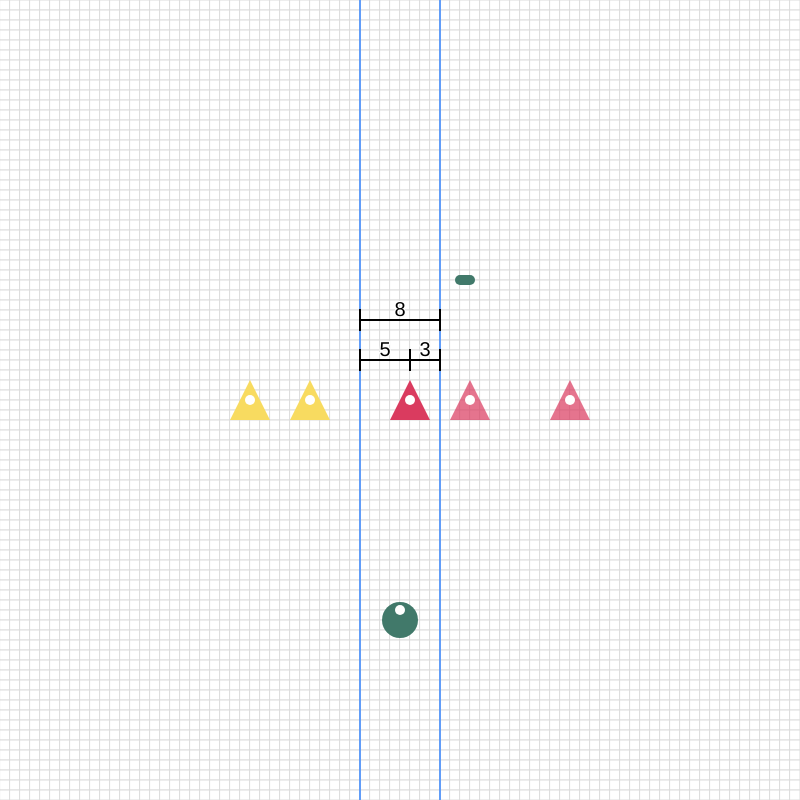
Frame 1 (no input)
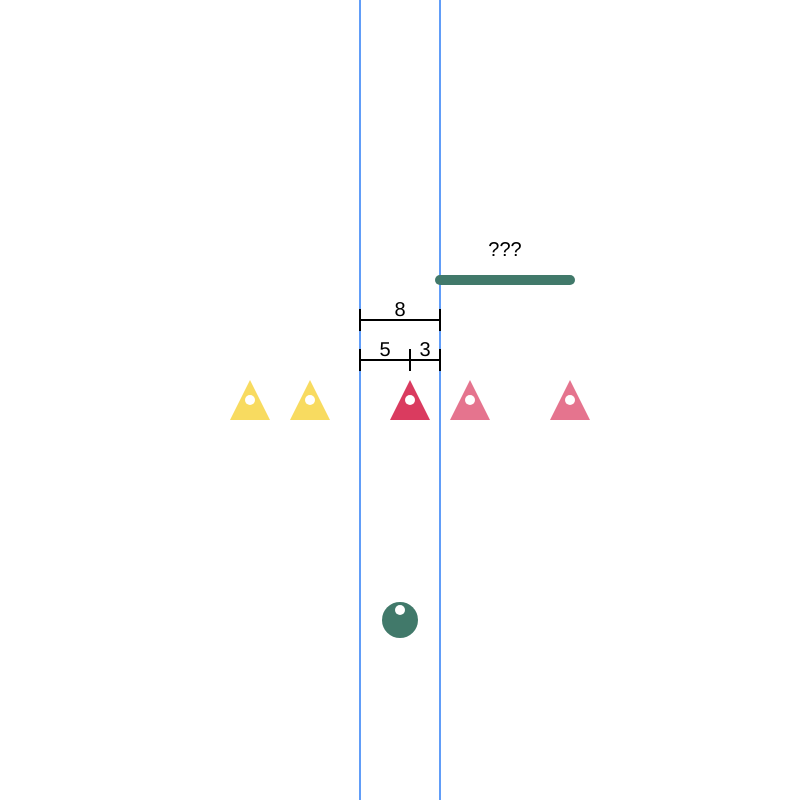
Frame 60 (no input)
Frame 120 (the mouse pressed at the canvas centre since frame 60): identical to frame 60, image omitted

The p5.js sketch that drew these frames (run headless with seeded random() and noise() and a simulated clock; from frame 60 on, the mouse is pressed at the canvas centre):

// p5.js sketch
// ── sketch.js
/* eslint-disable no-undef, no-unused-vars */

const canvasSize = 800; //how big in x and y pixels the canvas is
const gridSpace = 10; //how far apart in pixels each grid square is
const resolution = canvasSize / gridSpace; //how many grid squares we want to draw

const scene = {
  mirrorDistance: 8, //how far in units the mirrors are spaced
  midpointX: canvasSize / 2, //center of the stage
  mirror1X: null, //x cordinate the left mirror runs through vertically
  mirror2X: null, //x cordinate the right mirror runs through vertically
  mirror1: null, //reference to the mirror1 line
  mirror2: null, //reference to the mirror2 line
  observerSize: 40, //how big in X and Y pixels the object is
  observerFill: [65, 121, 106],
  objectSize: 40, //how big in X and Y pixels the object is
  observerYUnitsFromObject: 20,
  objectUnitsFromRightMirror: 3,
  objectGraphics: null,
  reflectionRightGraphics: null,
  reflectionRightFill: [218, 59, 95, 180],
  reflectionLeftGraphics: null,
  reflectionLeftFill: [248, 219, 96],
  numReflections: 2,
  dimensionWeight: 2,
  dimensionColor: 255,
  dimensionIncrementY: 40, //the Y distance in pixels each set of dimension lines is apart from the last
  dimensionTextSize: 20,
  dimensionAscenderY: 10, //how much each vertical dimension line rises or falls in pixels
  pivotFill: [65, 121, 106],
  pivotWeight: 10,
  animationIncrement: 10,
};

let dimYIndex = 1; //keeps track of the current set of dimensions to ensure they are spaced out evenly vertically
const dimensions = []; //holds all of the data to draw dimensions

let pivot; //holds the data to draw a pivoting line
let needsUpdate = true;
let pivotLength, pivotStartX, pivotEndX, pivotStartY, pivotEndY, finalX;
let curPivotLength = 0;
let pivotDrawStage = 0;
let curReflectLineLength = 0;
let finalReflectLineLength = 0;
let drawGrid = true;

function createGrid() {
  for (let i = 0; i < resolution * resolution; i++) {
    const row = Math.floor(i / resolution);
    const col = i % resolution;
    stroke(220);
    strokeWeight(1);
    fill(255);
    rect(row * gridSpace, col * gridSpace, gridSpace, gridSpace);
  }
}

function createMirrors() {
  scene.midpointX = canvasSize / 2;
  scene.mirror1X = scene.midpointX - (scene.mirrorDistance / 2) * gridSpace;
  scene.mirror2X = scene.midpointX + (scene.mirrorDistance / 2) * gridSpace;
  stroke(97, 157, 248);
  strokeWeight(2);
  scene.mirror1 = line(scene.mirror1X, 0, scene.mirror1X, canvasSize);
  scene.mirror2 = line(scene.mirror2X, 0, scene.mirror2X, canvasSize);
}

function createObserver() {
  const observer = createGraphics(scene.observerSize, scene.observerSize);

  observer.noStroke();
  observer.fill(65, 121, 106);
  observer.circle(
    scene.observerSize / 2,
    scene.observerSize / 2,
    scene.observerSize - 4
  );
  observer.noStroke();
  observer.fill(255);

  observer.circle(
    scene.observerSize / 2,
    scene.observerSize / 2 - scene.observerSize / 4,
    scene.observerSize / 4
  );
  imageMode(CORNER);
  image(
    observer,
    canvasSize / 2 - scene.observerSize / 2,
    canvasSize / 2 + scene.observerYUnitsFromObject * gridSpace
  );
}

function addObject() {
  imageMode(CORNER);
  image(
    scene.objectGraphics,
    scene.mirror2X -
      scene.objectSize / 2 -
      scene.objectUnitsFromRightMirror * gridSpace,
    canvasSize / 2 - scene.objectSize / 2
  );
}

function addObjectReflections() {
  let rPrev = -(scene.mirrorDistance - scene.objectUnitsFromRightMirror);
  let lPrev = -scene.objectUnitsFromRightMirror;

  let reflectRPrev, reflectLPrev;

  for (let i = 0; i < scene.numReflections; i++) {
    //loop through i sets of reflections
    const totalUnitsRight = rPrev + scene.mirrorDistance;
    const totalUnitsLeft = lPrev + scene.mirrorDistance;

    //console.log(totalUnitsRight, totalUnitsLeft, rPrev, lPrev, i);

    const reflectXRight = scene.mirror2X + totalUnitsRight * gridSpace;
    const reflectXLeft = scene.mirror1X - totalUnitsLeft * gridSpace;

    imageMode(CENTER);

    //right image
    image(scene.reflectionRightGraphics, reflectXRight, canvasSize / 2);
    //left image
    image(scene.reflectionLeftGraphics, reflectXLeft, canvasSize / 2);

    if (i === 0 && !dimensions.length) {
      //right dimensions
      dimensions.push({
        attachXStart: scene.mirror2X,
        attachXEnd: reflectXRight,
        attachY: attachY - scene.dimensionIncrementY,
      });

      //left dimensions
      dimensions.push({
        attachXStart: reflectXLeft,
        attachXEnd: scene.mirror1X,
        attachY: attachY - scene.dimensionIncrementY,
      });
    } else if (i === 1 && !pivot) {
      pivot = {
        attachXStart: scene.mirror1X,
        attachXEnd: reflectRPrev,
        attachYStart: attachY - scene.dimensionIncrementY * 3,
        attachYEnd: attachY - scene.dimensionIncrementY * 3,
      };

      pivotLength = pivot.attachXEnd - pivot.attachXStart;
      pivotStartX = pivot.attachXStart;
      pivotEndX = pivot.attachXEnd;
      pivotStartY = pivot.attachYStart;
      pivotEndY = pivot.attachYEnd;
    }

    rPrev = totalUnitsLeft;
    lPrev = totalUnitsRight;
    reflectRPrev = reflectXRight;
    reflectLPrev = reflectXLeft;
  }
  finalX = reflectRPrev;
  drawDimensions();
}

function createObjectGraphics(objectType = "objectGraphics") {
  let objectFill = [218, 59, 95];
  if (objectType === "reflectionRightGraphics") {
    objectFill = scene.reflectionRightFill;
  } else if (objectType === "reflectionLeftGraphics") {
    objectFill = scene.reflectionLeftFill;
  }
  const object = createGraphics(scene.objectSize, scene.objectSize);
  object.noStroke();
  object.fill(objectFill);
  object.triangle(
    scene.objectSize,
    scene.objectSize,
    0,
    scene.objectSize,
    scene.objectSize / 2,
    0
  );

  object.fill(255);
  object.circle(
    scene.objectSize / 2,
    scene.objectSize / 2,
    scene.objectSize / 4
  );
  scene[objectType] = object;
}

function addDimensions() {
  //create the initial dimension data
  attachY = canvasSize / 2;

  const observerX =
    scene.mirror2X - scene.objectUnitsFromRightMirror * gridSpace;

  dimensions.push(
    {
      attachXStart: observerX,
      attachXEnd: scene.mirror2X,
      attachY: attachY - scene.dimensionIncrementY,
    },
    {
      attachXStart: scene.mirror1X,
      attachXEnd: observerX,
      attachY: attachY - scene.dimensionIncrementY,
    }
  );

  dimensions.push({
    attachXStart: scene.mirror1X,
    attachXEnd: scene.mirror2X,
    attachY: attachY - scene.dimensionIncrementY * 2,
  });

  dimYIndex++;
}

function drawPivot() {
  stroke(scene.pivotFill);
  strokeWeight(scene.pivotWeight);
  strokeCap(ROUND);
  if (pivotDrawStage === 0) {
    line(pivotEndX, pivotEndY, pivotEndX - curPivotLength, pivotEndY);
    if (curPivotLength < pivotLength) {
      curPivotLength += scene.animationIncrement;
    } else {
      pivotDrawStage++;
    }
  } else if (pivotDrawStage === 1) {
    line(pivotStartX, pivotStartY, pivotStartX + curPivotLength, pivotEndY);
    if (curPivotLength > 0) {
      curPivotLength -= scene.animationIncrement;
    } else {
      pivotDrawStage++;
    }
  } else if (pivotDrawStage === 2) {
    line(pivotStartX, pivotStartY, pivotStartX - curPivotLength, pivotEndY);
    if (-curPivotLength > -pivotLength) {
      curPivotLength += scene.animationIncrement;
    } else {
      pivotDrawStage++;
    }
  } else if (pivotDrawStage === 3) {
    line(pivotStartX, pivotStartY, pivotStartX - curPivotLength, pivotEndY);
    stroke(0);
    strokeWeight(1);
    line(
      pivotStartX - curPivotLength,
      pivotStartY,
      pivotStartX - curPivotLength,
      pivotStartY + curReflectLineLength
    );
    if (curReflectLineLength < scene.dimensionIncrementY * 3) {
      curReflectLineLength += scene.animationIncrement * 2;
    } else {
      pivotDrawStage++;
    }
  } else if (pivotDrawStage === 4) {
    stroke(scene.pivotFill);
    strokeWeight(scene.pivotWeight);
    line(
      scene.mirror2X,
      pivotStartY,
      scene.mirror2X + finalReflectLineLength,
      pivotStartY
    );
    if (finalReflectLineLength < finalX - scene.mirror2X) {
      finalReflectLineLength += scene.animationIncrement;
    } else {
      drawSolveText({
        startX: scene.mirror2X,
        y: pivotStartY,
        endX: scene.mirror2X + finalReflectLineLength,
      });
      drawGrid = false;
      //needsUpdate = false;
    }
  }
}

function drawSolveText(solveDims) {
  textAlign(CENTER, BOTTOM);
  fill(0);
  stroke(255);
  textSize(scene.dimensionTextSize);

  let textX = solveDims.startX + (solveDims.endX - solveDims.startX) / 2;
  let textY = solveDims.y - gridSpace * 2;

  text("???", textX, textY);
}

function drawDimensions() {
  strokeWeight(2);

  dimensions.forEach((dimension, i) => {
    stroke(0);
    line(
      dimension.attachXStart,
      dimension.attachY,
      dimension.attachXEnd,
      dimension.attachY
    );

    line(
      dimension.attachXStart,
      dimension.attachY + scene.dimensionAscenderY,
      dimension.attachXStart,
      dimension.attachY - scene.dimensionAscenderY
    );

    line(
      dimension.attachXEnd,
      dimension.attachY + scene.dimensionAscenderY,
      dimension.attachXEnd,
      dimension.attachY - scene.dimensionAscenderY
    );

    textAlign(CENTER, BOTTOM);

    const attachDistance = Math.abs(
      dimension.attachXStart - dimension.attachXEnd
    );
    const attachUnits = attachDistance / gridSpace;

    fill(0);
    stroke(255);
    textSize(scene.dimensionTextSize);

    text(
      attachUnits,
      dimension.attachXStart + attachDistance / 2,
      dimension.attachY
    );
  });
}

function setup() {
  createCanvas(canvasSize, canvasSize);
  angleMode(DEGREES);
  drawBaseLayers();
  drawPivot();
}

function drawBaseLayers() {
  if (drawGrid) {
    createGrid();
  }

  createMirrors();
  createObserver();
  createObjectGraphics("objectGraphics");
  createObjectGraphics("reflectionRightGraphics");
  createObjectGraphics("reflectionLeftGraphics");
  addObject();
  addDimensions();
  addObjectReflections();
}

function draw() {
  if (needsUpdate) {
    clear();
    drawBaseLayers();
    drawPivot();
  }
}
